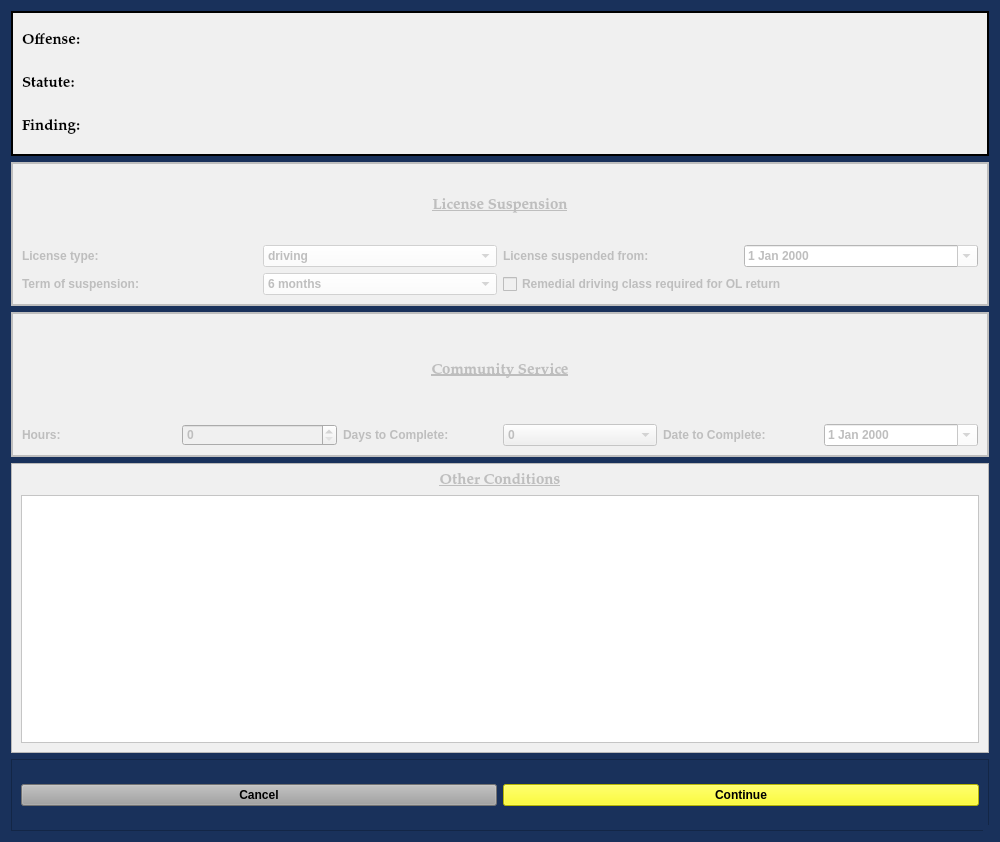
<?xml version="1.0" encoding="UTF-8"?>
<ui version="4.0">
 <class>AddConditionsDialog</class>
 <widget class="QDialog" name="AddConditionsDialog">
  <property name="windowModality">
   <enum>Qt::NonModal</enum>
  </property>
  <property name="enabled">
   <bool>true</bool>
  </property>
  <property name="geometry">
   <rect>
    <x>0</x>
    <y>0</y>
    <width>1000</width>
    <height>842</height>
   </rect>
  </property>
  <property name="sizePolicy">
   <sizepolicy hsizetype="Fixed" vsizetype="Preferred">
    <horstretch>0</horstretch>
    <verstretch>0</verstretch>
   </sizepolicy>
  </property>
  <property name="minimumSize">
   <size>
    <width>0</width>
    <height>0</height>
   </size>
  </property>
  <property name="maximumSize">
   <size>
    <width>2500</width>
    <height>3500</height>
   </size>
  </property>
  <property name="palette">
   <palette>
    <active>
     <colorrole role="Button">
      <brush brushstyle="SolidPattern">
       <color alpha="255">
        <red>25</red>
        <green>49</green>
        <blue>91</blue>
       </color>
      </brush>
     </colorrole>
     <colorrole role="Base">
      <brush brushstyle="SolidPattern">
       <color alpha="255">
        <red>25</red>
        <green>49</green>
        <blue>91</blue>
       </color>
      </brush>
     </colorrole>
     <colorrole role="Window">
      <brush brushstyle="SolidPattern">
       <color alpha="255">
        <red>25</red>
        <green>49</green>
        <blue>91</blue>
       </color>
      </brush>
     </colorrole>
    </active>
    <inactive>
     <colorrole role="Button">
      <brush brushstyle="SolidPattern">
       <color alpha="255">
        <red>25</red>
        <green>49</green>
        <blue>91</blue>
       </color>
      </brush>
     </colorrole>
     <colorrole role="Base">
      <brush brushstyle="SolidPattern">
       <color alpha="255">
        <red>25</red>
        <green>49</green>
        <blue>91</blue>
       </color>
      </brush>
     </colorrole>
     <colorrole role="Window">
      <brush brushstyle="SolidPattern">
       <color alpha="255">
        <red>25</red>
        <green>49</green>
        <blue>91</blue>
       </color>
      </brush>
     </colorrole>
    </inactive>
    <disabled>
     <colorrole role="Button">
      <brush brushstyle="SolidPattern">
       <color alpha="255">
        <red>25</red>
        <green>49</green>
        <blue>91</blue>
       </color>
      </brush>
     </colorrole>
     <colorrole role="Base">
      <brush brushstyle="SolidPattern">
       <color alpha="255">
        <red>25</red>
        <green>49</green>
        <blue>91</blue>
       </color>
      </brush>
     </colorrole>
     <colorrole role="Window">
      <brush brushstyle="SolidPattern">
       <color alpha="255">
        <red>25</red>
        <green>49</green>
        <blue>91</blue>
       </color>
      </brush>
     </colorrole>
    </disabled>
   </palette>
  </property>
  <property name="font">
   <font>
    <family>Palatino Linotype</family>
    <pointsize>11</pointsize>
    <weight>75</weight>
    <italic>false</italic>
    <bold>true</bold>
   </font>
  </property>
  <property name="windowTitle">
   <string>Additional Conditions</string>
  </property>
  <property name="toolTip">
   <string/>
  </property>
  <property name="styleSheet">
   <string notr="true">background-color: rgb(25, 49, 91);
font: 75 11pt &quot;Palatino Linotype&quot;;
font-weight: bold;</string>
  </property>
  <property name="sizeGripEnabled">
   <bool>true</bool>
  </property>
  <property name="modal">
   <bool>true</bool>
  </property>
  <layout class="QVBoxLayout" name="verticalLayout" stretch="2,2,2,4,1">
   <item>
    <widget class="QFrame" name="frame_2">
     <property name="font">
      <font>
       <family>Palatino Linotype</family>
       <pointsize>11</pointsize>
       <weight>75</weight>
       <italic>false</italic>
       <bold>true</bold>
      </font>
     </property>
     <property name="styleSheet">
      <string notr="true">background-color: rgb(240, 240, 240);</string>
     </property>
     <property name="frameShape">
      <enum>QFrame::Box</enum>
     </property>
     <property name="frameShadow">
      <enum>QFrame::Plain</enum>
     </property>
     <property name="lineWidth">
      <number>2</number>
     </property>
     <layout class="QGridLayout" name="gridLayout_4">
      <item row="0" column="0">
       <layout class="QGridLayout" name="charges_gridLayout">
        <item row="0" column="0">
         <widget class="QLabel" name="offense_label_1">
          <property name="font">
           <font>
            <family>Palatino Linotype</family>
            <pointsize>11</pointsize>
            <weight>75</weight>
            <italic>false</italic>
            <bold>true</bold>
           </font>
          </property>
          <property name="text">
           <string>Offense:</string>
          </property>
          <property name="wordWrap">
           <bool>true</bool>
          </property>
         </widget>
        </item>
        <item row="2" column="0">
         <widget class="QLabel" name="label_14">
          <property name="font">
           <font>
            <family>Palatino Linotype</family>
            <pointsize>11</pointsize>
            <weight>75</weight>
            <italic>false</italic>
            <bold>true</bold>
           </font>
          </property>
          <property name="text">
           <string>Finding:</string>
          </property>
         </widget>
        </item>
        <item row="1" column="0">
         <widget class="QLabel" name="label_19">
          <property name="font">
           <font>
            <family>Palatino Linotype</family>
            <pointsize>11</pointsize>
            <weight>75</weight>
            <italic>false</italic>
            <bold>true</bold>
           </font>
          </property>
          <property name="text">
           <string>Statute:</string>
          </property>
         </widget>
        </item>
       </layout>
      </item>
     </layout>
    </widget>
   </item>
   <item>
    <widget class="QFrame" name="license_suspension_frame">
     <property name="enabled">
      <bool>false</bool>
     </property>
     <property name="styleSheet">
      <string notr="true">background-color: rgb(240, 240, 240);</string>
     </property>
     <property name="frameShape">
      <enum>QFrame::Box</enum>
     </property>
     <property name="frameShadow">
      <enum>QFrame::Plain</enum>
     </property>
     <property name="lineWidth">
      <number>2</number>
     </property>
     <layout class="QGridLayout" name="gridLayout_2">
      <item row="0" column="0" colspan="4">
       <widget class="QLabel" name="label_24">
        <property name="sizePolicy">
         <sizepolicy hsizetype="Preferred" vsizetype="Minimum">
          <horstretch>0</horstretch>
          <verstretch>0</verstretch>
         </sizepolicy>
        </property>
        <property name="font">
         <font>
          <family>Palatino Linotype</family>
          <pointsize>11</pointsize>
          <weight>75</weight>
          <italic>false</italic>
          <bold>true</bold>
          <underline>true</underline>
         </font>
        </property>
        <property name="text">
         <string>License Suspension</string>
        </property>
        <property name="alignment">
         <set>Qt::AlignCenter</set>
        </property>
       </widget>
      </item>
      <item row="1" column="0">
       <widget class="QLabel" name="label_9">
        <property name="text">
         <string>License type:</string>
        </property>
       </widget>
      </item>
      <item row="1" column="1">
       <widget class="QComboBox" name="license_type_box">
        <property name="styleSheet">
         <string notr="true">background-color: rgb(255, 255, 255);</string>
        </property>
        <item>
         <property name="text">
          <string>driving</string>
         </property>
        </item>
        <item>
         <property name="text">
          <string>hunting</string>
         </property>
        </item>
        <item>
         <property name="text">
          <string>concealed carry</string>
         </property>
        </item>
       </widget>
      </item>
      <item row="1" column="2">
       <widget class="QLabel" name="label_18">
        <property name="text">
         <string>License suspended from:</string>
        </property>
       </widget>
      </item>
      <item row="1" column="3">
       <widget class="QDateEdit" name="license_suspension_date_box">
        <property name="styleSheet">
         <string notr="true">background-color: rgb(255, 255, 255);</string>
        </property>
        <property name="calendarPopup">
         <bool>true</bool>
        </property>
       </widget>
      </item>
      <item row="2" column="0">
       <widget class="QLabel" name="label_21">
        <property name="text">
         <string>Term of suspension:</string>
        </property>
       </widget>
      </item>
      <item row="2" column="1">
       <widget class="QComboBox" name="term_of_suspension_box">
        <property name="styleSheet">
         <string notr="true">background-color: rgb(255, 255, 255);</string>
        </property>
        <item>
         <property name="text">
          <string>6 months</string>
         </property>
        </item>
        <item>
         <property name="text">
          <string>12 months</string>
         </property>
        </item>
        <item>
         <property name="text">
          <string>18 months</string>
         </property>
        </item>
        <item>
         <property name="text">
          <string>24 months</string>
         </property>
        </item>
       </widget>
      </item>
      <item row="2" column="2" colspan="2">
       <widget class="QCheckBox" name="remedial_driving_class_checkBox">
        <property name="text">
         <string>Remedial driving class required for OL return</string>
        </property>
       </widget>
      </item>
     </layout>
    </widget>
   </item>
   <item>
    <widget class="QFrame" name="community_service_frame">
     <property name="enabled">
      <bool>false</bool>
     </property>
     <property name="styleSheet">
      <string notr="true">background-color: rgb(240, 240, 240);</string>
     </property>
     <property name="frameShape">
      <enum>QFrame::Box</enum>
     </property>
     <property name="frameShadow">
      <enum>QFrame::Plain</enum>
     </property>
     <property name="lineWidth">
      <number>2</number>
     </property>
     <layout class="QGridLayout" name="gridLayout">
      <item row="0" column="0">
       <layout class="QVBoxLayout" name="verticalLayout_2" stretch="1,3">
        <item>
         <widget class="QLabel" name="label_26">
          <property name="font">
           <font>
            <family>Palatino Linotype</family>
            <pointsize>11</pointsize>
            <weight>75</weight>
            <italic>false</italic>
            <bold>true</bold>
            <underline>true</underline>
           </font>
          </property>
          <property name="text">
           <string>Community Service</string>
          </property>
          <property name="alignment">
           <set>Qt::AlignCenter</set>
          </property>
         </widget>
        </item>
        <item>
         <layout class="QHBoxLayout" name="horizontalLayout">
          <item>
           <widget class="QLabel" name="label_15">
            <property name="text">
             <string>Hours:</string>
            </property>
           </widget>
          </item>
          <item>
           <widget class="QSpinBox" name="community_service_hours_ordered_box"/>
          </item>
          <item>
           <widget class="QLabel" name="label">
            <property name="text">
             <string>Days to Complete:</string>
            </property>
           </widget>
          </item>
          <item>
           <widget class="QComboBox" name="community_service_days_to_complete_box">
            <item>
             <property name="text">
              <string>0</string>
             </property>
            </item>
            <item>
             <property name="text">
              <string>30</string>
             </property>
            </item>
            <item>
             <property name="text">
              <string>60</string>
             </property>
            </item>
            <item>
             <property name="text">
              <string>90</string>
             </property>
            </item>
            <item>
             <property name="text">
              <string>120</string>
             </property>
            </item>
            <item>
             <property name="text">
              <string>150</string>
             </property>
            </item>
            <item>
             <property name="text">
              <string>180</string>
             </property>
            </item>
           </widget>
          </item>
          <item>
           <widget class="QLabel" name="label_22">
            <property name="text">
             <string>Date to Complete:</string>
            </property>
           </widget>
          </item>
          <item>
           <widget class="QDateEdit" name="community_service_date_to_complete_box">
            <property name="styleSheet">
             <string notr="true">background-color: rgb(255, 255, 255);</string>
            </property>
            <property name="calendarPopup">
             <bool>true</bool>
            </property>
           </widget>
          </item>
         </layout>
        </item>
       </layout>
      </item>
     </layout>
    </widget>
   </item>
   <item>
    <widget class="QFrame" name="other_conditions_frame">
     <property name="enabled">
      <bool>false</bool>
     </property>
     <property name="styleSheet">
      <string notr="true">background-color: rgb(240, 240, 240);</string>
     </property>
     <property name="frameShape">
      <enum>QFrame::StyledPanel</enum>
     </property>
     <property name="frameShadow">
      <enum>QFrame::Raised</enum>
     </property>
     <layout class="QGridLayout" name="gridLayout_3">
      <item row="1" column="0">
       <widget class="QPlainTextEdit" name="other_conditions_plainTextEdit">
        <property name="styleSheet">
         <string notr="true">background-color: rgb(255, 255, 255);</string>
        </property>
       </widget>
      </item>
      <item row="0" column="0">
       <widget class="QLabel" name="label_28">
        <property name="font">
         <font>
          <family>Palatino Linotype</family>
          <pointsize>11</pointsize>
          <weight>75</weight>
          <italic>false</italic>
          <bold>true</bold>
          <underline>true</underline>
         </font>
        </property>
        <property name="text">
         <string>Other Conditions</string>
        </property>
        <property name="alignment">
         <set>Qt::AlignCenter</set>
        </property>
       </widget>
      </item>
     </layout>
    </widget>
   </item>
   <item>
    <widget class="QFrame" name="frame">
     <property name="frameShape">
      <enum>QFrame::StyledPanel</enum>
     </property>
     <property name="frameShadow">
      <enum>QFrame::Raised</enum>
     </property>
     <layout class="QGridLayout" name="gridLayout_5">
      <item row="0" column="0">
       <widget class="QPushButton" name="cancel_Button">
        <property name="focusPolicy">
         <enum>Qt::NoFocus</enum>
        </property>
        <property name="styleSheet">
         <string notr="true">background-color: rgb(160, 160, 160);</string>
        </property>
        <property name="text">
         <string>Cancel</string>
        </property>
       </widget>
      </item>
      <item row="0" column="1">
       <widget class="QPushButton" name="continue_Button">
        <property name="styleSheet">
         <string notr="true">background-color: rgb(255, 255, 0);</string>
        </property>
        <property name="text">
         <string>Continue</string>
        </property>
        <property name="autoDefault">
         <bool>false</bool>
        </property>
       </widget>
      </item>
     </layout>
    </widget>
   </item>
  </layout>
 </widget>
 <resources/>
 <connections/>
 <slots>
  <slot>create_entry()</slot>
  <slot>continue_dialog()</slot>
  <slot>close_window()</slot>
  <slot>set_dialog()</slot>
  <slot>update_case_information()</slot>
  <slot>ovi_dialog()</slot>
  <slot>sentencing_dialog()</slot>
  <slot>proceed_to_sentencing()</slot>
  <slot>proceed_to_ovi()</slot>
  <slot>add_offense()</slot>
  <slot>set_statute()</slot>
  <slot>set_pay_date()</slot>
  <slot>amend_offense()</slot>
  <slot>set_offense()</slot>
  <slot>add_offense_to_view()</slot>
  <slot>delete_offense()</slot>
  <slot>delete_offense_from_view()</slot>
  <slot>add_conditions()</slot>
  <slot>set_service_date()</slot>
 </slots>
</ui>
